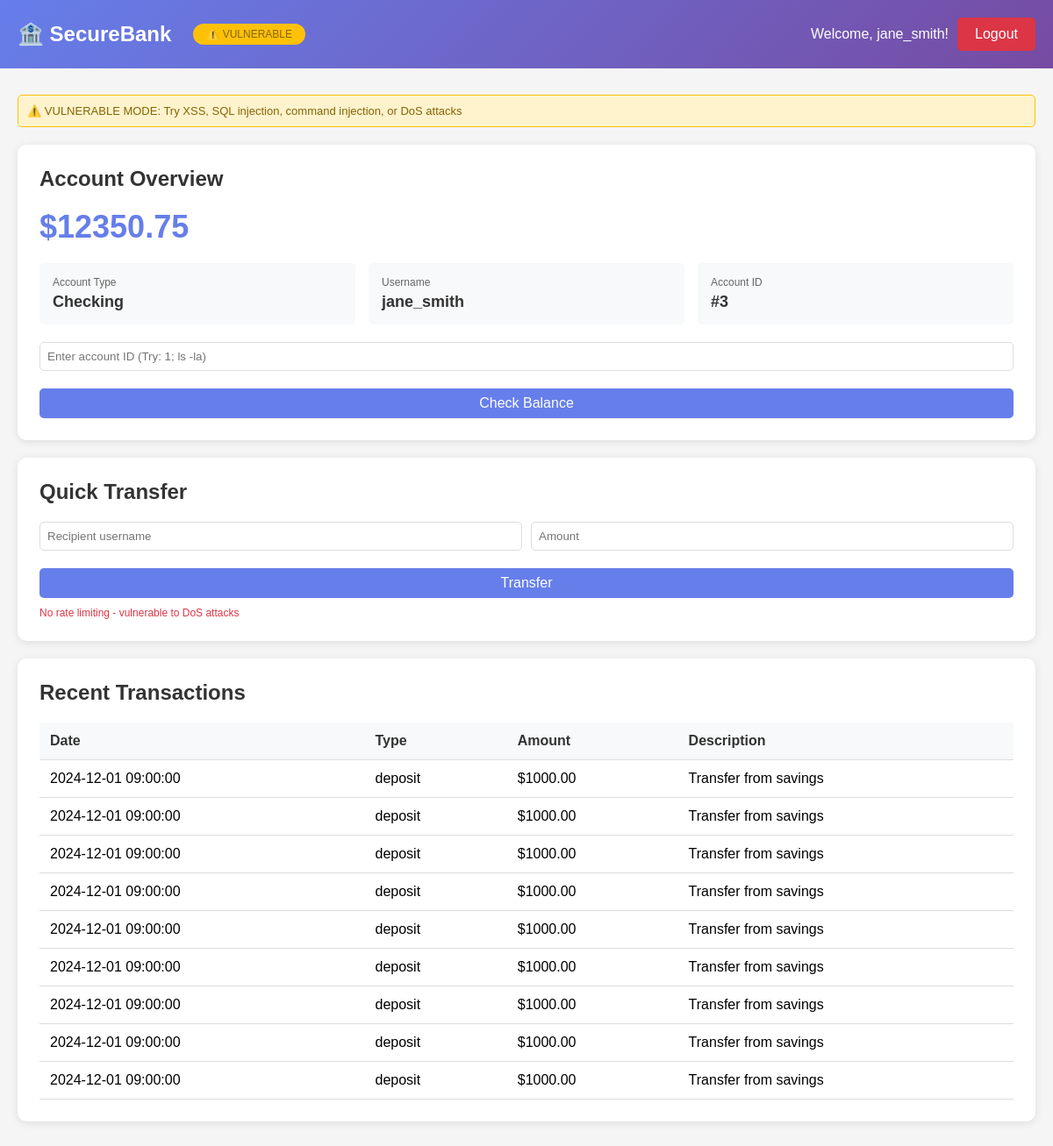
/dashboard (signed in), run on the app's committed database.
### tables this page shows
CREATE TABLE users
                 (id INTEGER PRIMARY KEY, username TEXT UNIQUE, password TEXT, 
                  password_hash TEXT, balance REAL, account_type TEXT, 
                  is_admin INTEGER, session_token TEXT, failed_attempts INTEGER DEFAULT 0,
                  locked_until TEXT);

CREATE TABLE transactions
                 (id INTEGER PRIMARY KEY, user_id INTEGER, type TEXT, 
                  amount REAL, description TEXT, timestamp TEXT,
                  FOREIGN KEY(user_id) REFERENCES users(id));

### controllers/dashboard_controller.py (the view)
@dashboard_bp.route('/dashboard')
@login_required
def dashboard():
    conn = get_db_connection()
    c = conn.cursor()
    mode = get_security_mode()
    if mode == 'vulnerable':
        c.execute(f"SELECT * FROM users WHERE id={session['user_id']}")
    else:
        c.execute("SELECT * FROM users WHERE id=?", (session['user_id'],))
    user = c.fetchone()
    if mode == 'vulnerable':
        c.execute(f"SELECT * FROM transactions WHERE user_id={session['user_id']} ORDER BY timestamp DESC LIMIT 10")
    else:
        c.execute("SELECT * FROM transactions WHERE user_id=? ORDER BY timestamp DESC LIMIT 10",
                 (session['user_id'],))
    transactions = c.fetchall()
    conn.close()
    return render_template('dashboard.html', user=user, transactions=transactions, mode=mode)

### config/database.py (called while the page is built)
def get_db_connection():
    return sqlite3.connect(DATABASE_PATH)

### services/session_service.py (called while the page is built, shortened)
def validate_session():
    if get_security_mode() == 'vulnerable':
        return True

### templates/dashboard.html (shortened to what this page needs)
{% extends "partials/layout.html" %}
{% block content %}
<div class="header">
    <div class="header-left">
        <h1>🏦 SecureBank</h1>
        <span class="mode-badge-header {% if mode == 'vulnerable' %}vulnerable{% else %}secured{% endif %}">
            {% if mode == 'vulnerable' %}⚠️ VULNERABLE{% else %}🔒 SECURED{% endif %}
        </span>
    </div>
    <div class="header-right">
        <span>Welcome, {% if mode == 'secured' %}{{ user[1]|e }}{% else %}{{ user[1] }}{% endif %}!</span>
        <a href="/logout" class="btn-danger">Logout</a>
    </div>
</div>
<div class="container">
    {% if mode == 'vulnerable' %}
    <div class="security-info vulnerable-info">
        ⚠️ VULNERABLE MODE: Try XSS, SQL injection, command injection, or DoS attacks
    </div>
    {% else %}
    <div class="security-info secured-info">
        ✓ SECURED MODE: All inputs sanitized | SQL injection protected | XSS prevented | Rate limiting active
    </div>
    {% endif %}
    <div class="card">
        <h2>Account Overview</h2>
        <div class="balance">${{ "%.2f"|format(user[4]) }}</div>
        <div class="info-grid">
            <div class="info-item">
                <div class="info-label">Account Type</div>
                <div class="info-value">{% if mode == 'secured' %}{{ user[5]|e }}{% else %}{{ user[5] }}{% endif %}</div>
            </div>
            <div class="info-item">
                <div class="info-label">Username</div>
                <div class="info-value">{% if mode == 'secured' %}{{ user[1]|e }}{% else %}{{ user[1] }}{% endif %}</div>
            </div>
            <div class="info-item">
                <div class="info-label">Account ID</div>
                <div class="info-value">#{{ user[0] }}</div>
            </div>
        </div>
        <form method="POST" action="/check_balance" class="form-inline">
            <input type="text" name="account_id" placeholder="{% if mode == 'vulnerable' %}Enter account ID (Try: 1; ls -la){% else %}Enter account ID (numbers only){% endif %}" {% if mode == 'secured' %}pattern="[0-9]+" required{% endif %}>
            <button type="submit" class="btn-primary">Check Balance</button>
        </form>
    </div>
    <div class="card">
        <h2>Quick Transfer</h2>
        <form method="POST" action="/transfer" class="form-inline">
            <input type="text" name="recipient" placeholder="Recipient username" {% if mode == 'secured' %}pattern="[a-zA-Z0-9_]{3,50}" required{% endif %}>
            <input type="number" name="amount" placeholder="Amount" step="0.01" {% if mode == 'secured' %}min="0.01" max="10000" required{% endif %}>
            <button type="submit" class="btn-primary">Transfer</button>
        </form>
        {% if mode == 'secured' %}
        <p class="form-note">Maximum transfer: $10,000 | Rate limited to 5 per minute</p>
        {% else %}
        <p class="form-note vulnerable-note">No rate limiting - vulnerable to DoS attacks</p>
        {% endif %}
    </div>
    <div class="card">
        <h2>Recent Transactions</h2>
        <div class="table-container">
            <table>
                <thead>
                    <tr>
                        <th>Date</th>
                        <th>Type</th>
                        <th>Amount</th>
                        <th>Description</th>
                    </tr>
                </thead>
                <tbody>
                    {% for trans in transactions %}
                    <tr>
                        <td>{% if mode == 'secured' %}{{ trans[5]|e }}{% else %}{{ trans[5] }}{% endif %}</td>
                        <td>{% if mode == 'secured' %}{{ trans[2]|e }}{% else %}{{ trans[2] }}{% endif %}</td>
                        <td>${{ "%.2f"|format(trans[3]) }}</td>
                        <td>{% if mode == 'secured' %}{{ trans[4]|e }}{% else %}{{ trans[4] }}{% endif %}</td>
                    </tr>
                    {% endfor %}
                </tbody>
            </table>
        </div>
    </div>
</div>
{% endblock %}

### static/style.css (style rules this page uses)
* { margin: 0; padding: 0; box-sizing: border-box; }
body { font-family: Arial, sans-serif; background: #f5f5f5; }
.mode-badge-header { padding: 5px 15px; border-radius: 20px; font-size: 12px; margin-left: 15px; }
.mode-badge-header.vulnerable { background: #ffc107; color: #856404; }
.btn-primary { width: 100%; padding: 12px; background: #667eea; color: white; border: none; border-radius: 5px; font-size: 16px; cursor: pointer; margin-top: 10px; }
.btn-danger { padding: 10px 20px; background: #dc3545; color: white; border: none; border-radius: 5px; cursor: pointer; text-decoration: none; display: inline-block; }
.header { background: linear-gradient(135deg, #667eea 0%, #764ba2 100%); color: white; padding: 20px; display: flex; justify-content: space-between; align-items: center; flex-wrap: wrap; }
.header-left { display: flex; align-items: center; gap: 10px; }
.header-left h1 { font-size: 24px; }
.header-right { display: flex; gap: 10px; align-items: center; }
.container { max-width: 1200px; margin: 30px auto; padding: 0 20px; }
.card { background: white; padding: 25px; border-radius: 10px; box-shadow: 0 2px 10px rgba(0,0,0,0.1); margin-bottom: 20px; }
.card h2 { margin-bottom: 20px; color: #333; }
.security-info { padding: 10px; border-radius: 5px; margin-bottom: 20px; font-size: 13px; }
.vulnerable-info { background: #fff3cd; border: 1px solid #ffc107; color: #856404; }
.balance { font-size: 36px; color: #667eea; font-weight: bold; margin-bottom: 20px; }
.info-grid { display: grid; grid-template-columns: repeat(auto-fit, minmax(200px, 1fr)); gap: 15px; margin-top: 20px; margin-bottom: 20px; }
.info-item { padding: 15px; background: #f8f9fa; border-radius: 5px; }
.info-label { font-size: 12px; color: #666; margin-bottom: 5px; }
.info-value { font-size: 18px; font-weight: bold; color: #333; }
.form-inline { display: flex; gap: 10px; align-items: center; margin-top: 15px; flex-wrap: wrap; }
.form-inline input { padding: 8px; border: 1px solid #ddd; border-radius: 5px; flex: 1; min-width: 150px; }
.form-inline button { padding: 8px 20px; white-space: nowrap; }
.form-note { font-size: 12px; color: #666; margin-top: 10px; }
.vulnerable-note { color: #dc3545; }
.table-container { overflow-x: auto; }
table { width: 100%; border-collapse: collapse; }
th, td { padding: 12px; text-align: left; border-bottom: 1px solid #ddd; }
th { background: #f8f9fa; font-weight: bold; color: #333; }

### data on the page
users: username "jane_smith", balance "12350.75", account_type "Checking", id "3"
transactions: amount "1000.00"
transactions: amount "1000.00"
transactions: amount "1000.00"
transactions: amount "1000.00"
transactions: amount "1000.00"
transactions: amount "1000.00"
transactions: amount "1000.00"
transactions: amount "1000.00"
transactions: amount "1000.00"
